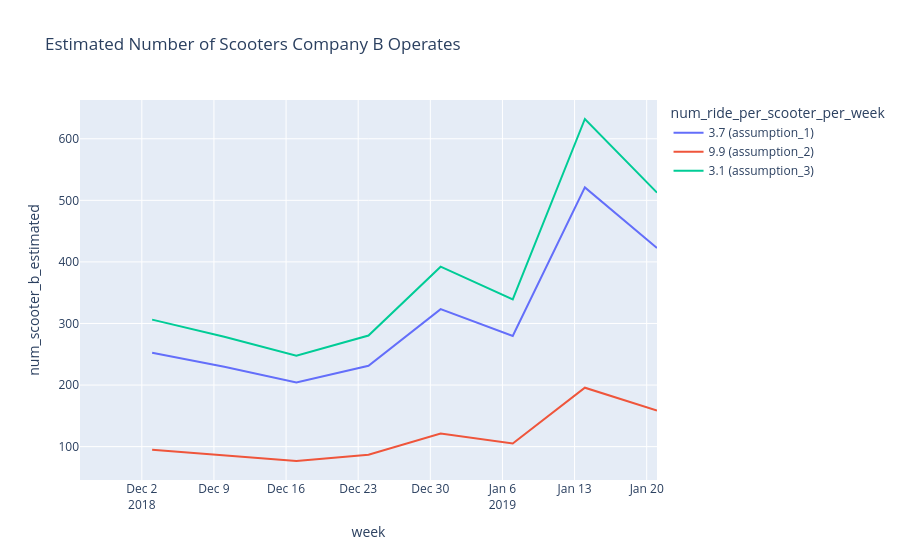

The notebook cell saved with this chart:
### Code cell
df, assumed_val = get_num_scooter(df_week)
fig = px.line(df, x="week", y="num_scooter_b_estimated", color='num_ride_per_scooter_per_week',
              title='Estimated Number of Scooters Company B Operates')
# Change legend text
fig.update_traces(
    name=str(round(assumed_val['assumption_1'],1))+' (assumption_1)',  
    selector=dict(name='assumption_1')
).update_traces(
    name=str(round(assumed_val['assumption_2'],1))+' (assumption_2)',  
    selector=dict(name='assumption_2')
).update_traces(
    name=str(round(assumed_val['assumption_3'],1))+' (assumption_3)', 
    selector=dict(name='assumption_3')
)
fig.show()

### Figure 1 — Plotly figure (JSON) as saved in the notebook; plotly's stock layout.template omitted (floating-point values rounded to 4 significant figures)
{"data": [{"hovertemplate": "num_ride_per_scooter_per_week=assumption_1<br>week=%{x}<br>num_scooter_b_estimated=%{y}<extra></extra>", "legendgroup": "assumption_1", "line": {"color": "#636efa", "dash": "solid"}, "marker": {"symbol": "circle"}, "mode": "lines", "name": "3.7 (assumption_1)", "orientation": "v", "showlegend": true, "type": "scatter", "x": ["2018-11-26T00:00:00.000000", "2018-12-03T00:00:00.000000", "2018-12-10T00:00:00.000000", "2018-12-17T00:00:00.000000", "2018-12-24T00:00:00.000000", "2018-12-31T00:00:00.000000", "2019-01-07T00:00:00.000000", "2019-01-14T00:00:00.000000", "2019-01-21T00:00:00.000000"], "xaxis": "x", "y": [NaN, 252.4, 229.6, 204.1, 231.2, 323.3, 279.6, 521.0, 422.4], "yaxis": "y"}, {"hovertemplate": "num_ride_per_scooter_per_week=assumption_2<br>week=%{x}<br>num_scooter_b_estimated=%{y}<extra></extra>", "legendgroup": "assumption_2", "line": {"color": "#EF553B", "dash": "solid"}, "marker": {"symbol": "circle"}, "mode": "lines", "name": "9.9 (assumption_2)", "orientation": "v", "showlegend": true, "type": "scatter", "x": ["2018-11-26T00:00:00.000000", "2018-12-03T00:00:00.000000", "2018-12-10T00:00:00.000000", "2018-12-17T00:00:00.000000", "2018-12-24T00:00:00.000000", "2018-12-31T00:00:00.000000", "2019-01-07T00:00:00.000000", "2019-01-14T00:00:00.000000", "2019-01-21T00:00:00.000000"], "xaxis": "x", "y": [NaN, 94.83, 86.26, 76.67, 86.86, 121.5, 105.0, 195.7, 158.7], "yaxis": "y"}, {"hovertemplate": "num_ride_per_scooter_per_week=assumption_3<br>week=%{x}<br>num_scooter_b_estimated=%{y}<extra></extra>", "legendgroup": "assumption_3", "line": {"color": "#00cc96", "dash": "solid"}, "marker": {"symbol": "circle"}, "mode": "lines", "name": "3.1 (assumption_3)", "orientation": "v", "showlegend": true, "type": "scatter", "x": ["2018-11-26T00:00:00.000000", "2018-12-03T00:00:00.000000", "2018-12-10T00:00:00.000000", "2018-12-17T00:00:00.000000", "2018-12-24T00:00:00.000000", "2018-12-31T00:00:00.000000", "2019-01-07T00:00:00.000000", "2019-01-14T00:00:00.000000", "2019-01-21T00:00:00.000000"], "xaxis": "x", "y": [NaN, 306.3, 278.6, 247.6, 280.5, 392.3, 339.2, 632.1, 512.5], "yaxis": "y"}], "layout": {"legend": {"title": {"text": "num_ride_per_scooter_per_week"}, "tracegroupgap": 0}, "title": {"text": "Estimated Number of Scooters Company B Operates"}, "xaxis": {"anchor": "y", "domain": [0, 1], "title": {"text": "week"}}, "yaxis": {"anchor": "x", "domain": [0, 1], "title": {"text": "num_scooter_b_estimated"}}}}
